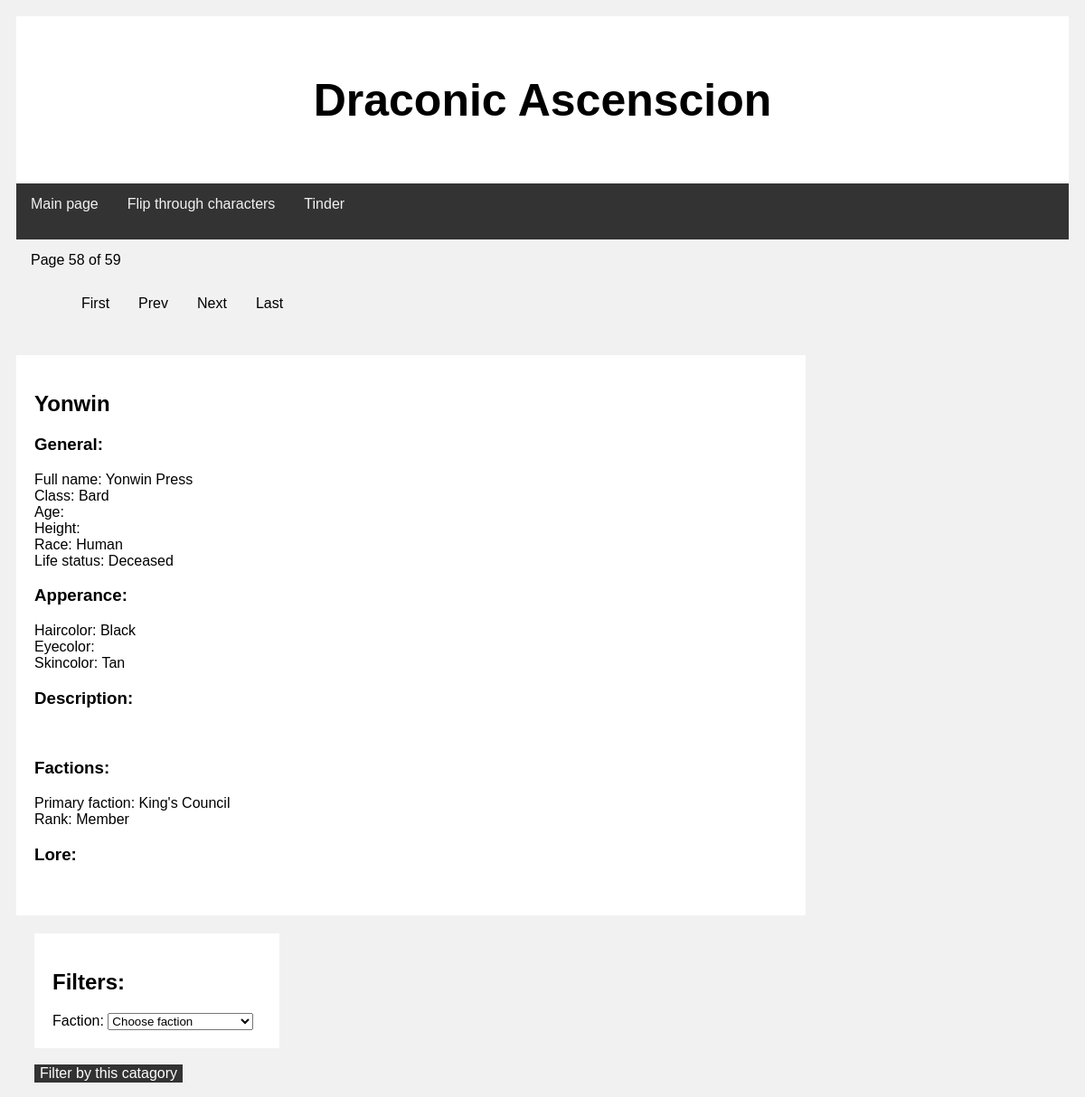
Screenshot of /character.php?faction=none&pageno=58 with the database file from the repository.
### tables this page shows
CREATE TABLE `characters` (
  `id` int(6) UNSIGNED NOT NULL,
  `name` varchar(30) NOT NULL,
  `lastname` varchar(40) NOT NULL,
  `title` varchar(40) NOT NULL,
  `class` varchar(40) NOT NULL,
  `age` int(6) DEFAULT NULL,
  `height` varchar(10) DEFAULT NULL,
  `race` varchar(20) DEFAULT NULL,
  `prifaction` varchar(40) NOT NULL,
  `prirank` varchar(40) NOT NULL,
  `secfaction` varchar(40) NOT NULL,
  `secrank` varchar(40) NOT NULL,
  `description` varchar(300) NOT NULL,
  `lore` varchar(1000) DEFAULT NULL,
  `arc` varchar(40) NOT NULL,
  `haircolor` varchar(20) DEFAULT NULL,
  `eyecolor` varchar(20) DEFAULT NULL,
  `skincolor` varchar(20) DEFAULT NULL,
  `type` varchar(10) NOT NULL,
  `alive` tinyint(1) DEFAULT NULL,
  `dateable` tinyint(1) NOT NULL,
  `sexuality` varchar(40) NOT NULL,
  `likes` varchar(40) NOT NULL,
  `dislikes` varchar(40) NOT NULL,
  `status` varchar(40) NOT NULL,
  `lookingfor` varchar(40) NOT NULL
);

### character.php (the view, shortened to what this page needs)
<head>
  <link rel="stylesheet" type="text/css" href="stylesheet.css">
</head>
  <?php
  include "nav.inc.php";
  $conn = OpenCon();
  if (isset($_GET['pageno'])) {
    $pageno = $_GET['pageno'];
  } else {
    $pageno = 1;
  }
  $no_of_records_per_page = 1;
  $offset = ($pageno-1) * $no_of_records_per_page;
  $factionresult = "none";
  if((empty($_POST) || $_POST['faction'] == "Choose faction") && (empty($_GET['faction']) || $_GET['faction'] == "none")){
    $total_pages_sql = "SELECT COUNT(*) FROM characters";
    $result = mysqli_query($conn,$total_pages_sql);
    $total_rows = mysqli_fetch_array($result)[0];
    $total_pages = ceil($total_rows / $no_of_records_per_page);
    $sql = "SELECT name, lastname, title, class, age, height, race, prifaction, prirank, secfaction, secrank, description, lore, haircolor, eyecolor, skincolor, alive FROM characters ORDER BY name ASC LIMIT $offset, $no_of_records_per_page";
    $preparedStatement= $conn->prepare($sql);
    }
    $preparedStatement->execute();
    $preparedStatement->bind_result($rawName, $rawLastname, $rawTitle, $rawClass, $rawAge, $rawHeight, $rawRace, $rawPri, $rawPriR, $rawSec, $rawSecR, $rawDesc, $rawLore, $rawHairc, $rawEyec, $rawSkinc, $rawAlive);
    $factionresult = htmlspecialchars($factionresult, ENT_QUOTES, 'UTF-8');
    while($preparedStatement->fetch()){
      $name = htmlspecialchars($rawName, ENT_QUOTES, 'UTF-8');
      $lastname = htmlspecialchars($rawLastname, ENT_QUOTES, 'UTF-8');
      $title = htmlspecialchars($rawTitle, ENT_QUOTES, 'UTF-8');
      $class = htmlspecialchars($rawClass, ENT_QUOTES, 'UTF-8');
      $age = htmlspecialchars($rawAge, ENT_QUOTES, 'UTF-8');
      $height = htmlspecialchars($rawHeight, ENT_QUOTES, 'UTF-8');
      $race = htmlspecialchars($rawRace, ENT_QUOTES, 'UTF-8');
      $prifaction = htmlspecialchars($rawPri, ENT_QUOTES, 'UTF-8');
      $prirank = htmlspecialchars($rawPriR, ENT_QUOTES, 'UTF-8');
      $description = htmlspecialchars($rawDesc, ENT_QUOTES, 'UTF-8');
      $lore = htmlspecialchars($rawLore, ENT_QUOTES, 'UTF-8');
      $haircolor = htmlspecialchars($rawHairc, ENT_QUOTES, 'UTF-8');
      $eyecolor = htmlspecialchars($rawEyec, ENT_QUOTES, 'UTF-8');
      $skincolor = htmlspecialchars($rawSkinc, ENT_QUOTES, 'UTF-8');
      $alive = htmlspecialchars($rawAlive, ENT_QUOTES, 'UTF-8');
      echo "<div class='menu'>
            <div class='input'>
            Page $pageno of $total_pages
            <ul class='pagination'>
            <li style='float: left;'><a href='";
            echo "?faction=".($factionresult);
            echo "&pageno=1'>First</a></li>
              <li style='float: left;'>
            <a href='";
            echo '?faction='.($factionresult);
            if($pageno <= 1){ echo '#';
            } else { echo "&pageno=".($pageno - 1); }
      echo "'>Prev</a>
            </li>
            <li style='float: left;'>
            <a href='";
            echo '?faction='.($factionresult);
            if($pageno >= $total_pages){ echo '#';
            } else { echo "&pageno=".($pageno + 1); }
      echo  "'>Next</a>
              </li>
            <li style='float: left;'><a href='";
            echo "?faction=".($factionresult);
            echo "&pageno= $total_pages' name='faction'>Last</a></li>
            </ul>
            </div>
            </div>";
      echo  "
            <div class='row'>
            <div class='leftcolumn'>
            <div class='card'>
            <h2>$name</h2>
            <h3>General:</h3>
            Full name: $title $name $lastname<br>
            Class: $class<br>
            Age: $age<br>
            Height: $height<br>
            Race: $race<br>
            Life status: ";
            if($alive == '1') { echo "Alive";} else {
              echo "Deceased";
            }
        echo"<h3>Apperance:</h3>
            Haircolor: $haircolor<br>
            Eyecolor: $eyecolor<br>
            Skincolor: $skincolor<br>
            <h3>Description:</h3>
            $description<br>
            <h3>Factions:</h3>
            Primary faction: $prifaction<br>
            Rank: $prirank<br>";
            echo "
            <h3>Lore:</h3> $lore<br>
            </div>
            </div>
            </div>";
    }
    echo "
        <div class='rightcolumn' >
        <div class='card'>
        <h2>Filters:</h2>
        Faction:
        <select form='factionForm' name='faction'>
        <option>Choose faction</option>}";
        echo "</select></div><br>
        <form id='factionForm' action='character.php' method='post' style='float: left;'>
        <input type='submit' name='knapp' value='Filter by this catagory' style='float: left;'/>
        </form>
        </div>
        </div>";
    ?>
  </body>

### stylesheet.css (style rules this page uses)
* { box-sizing: border-box; }
.menu { overflow: hidden; font-size: 16px; display: block; border: none; }
.input { float: left; display: block; color: black; padding: 14px 16px; }
input { font-size: 16px; display: block; border: none; background-color: #333; color: white; }
ul { list-style-type: none; }
a { float: left; display: block; color: black; text-align: center; padding: 14px 16px; text-decoration: none; }
.row:after { content: ""; display: table; clear: both; }
.leftcolumn { float: left; width: 75%; }
.card { background-color: white; padding: 20px; margin-top: 20px; }
.rightcolumn { float: left; width: 25%; background-color: #f1f1f1; padding-left: 20px; }

### rows the page displays
characters: total_pages "59", name "Yonwin", lastname "Press", class "Bard", race "Human", alive "Deceased", haircolor "Black", skincolor "Tan", prifaction "King's Council", prirank "Member"
